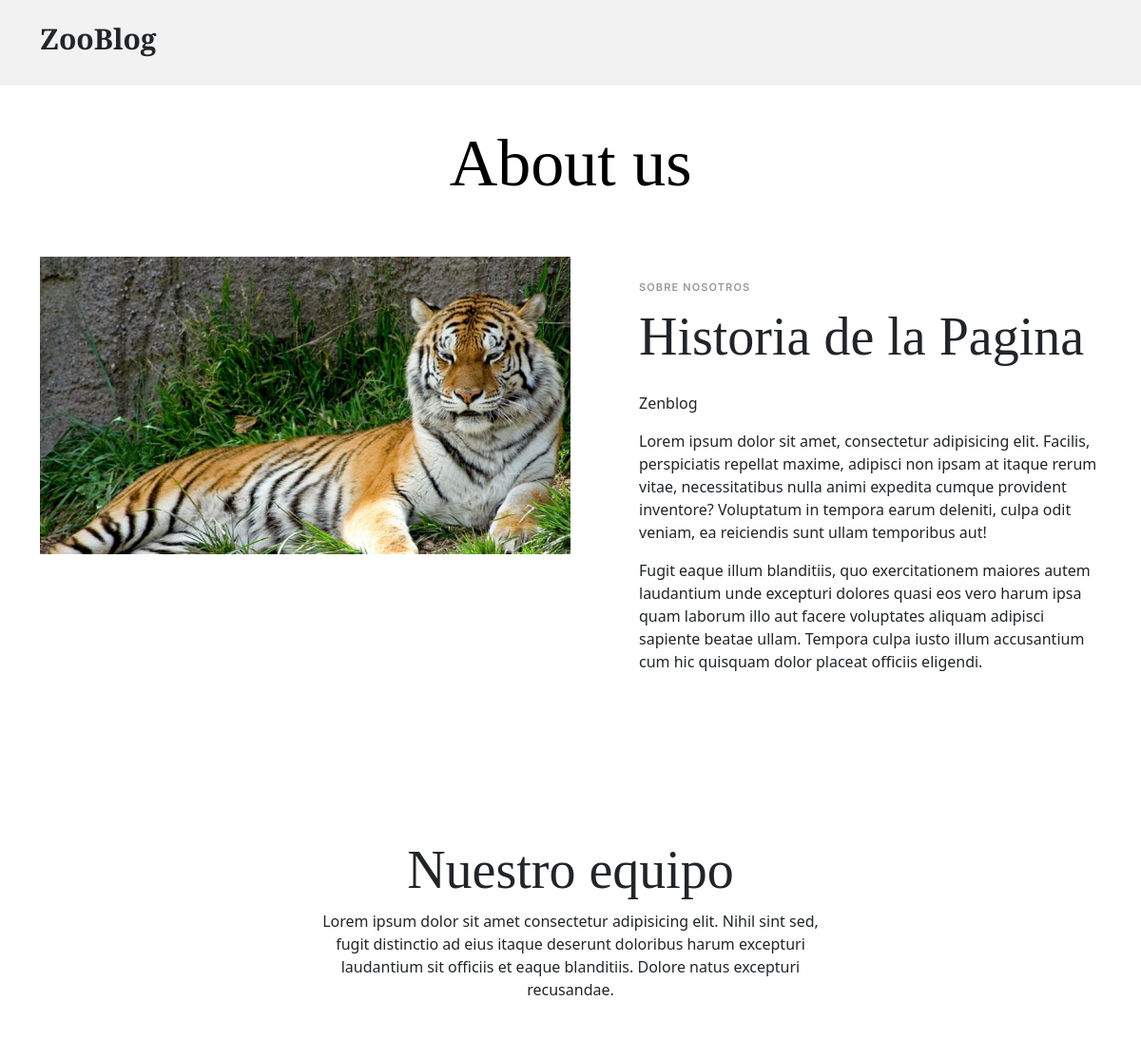
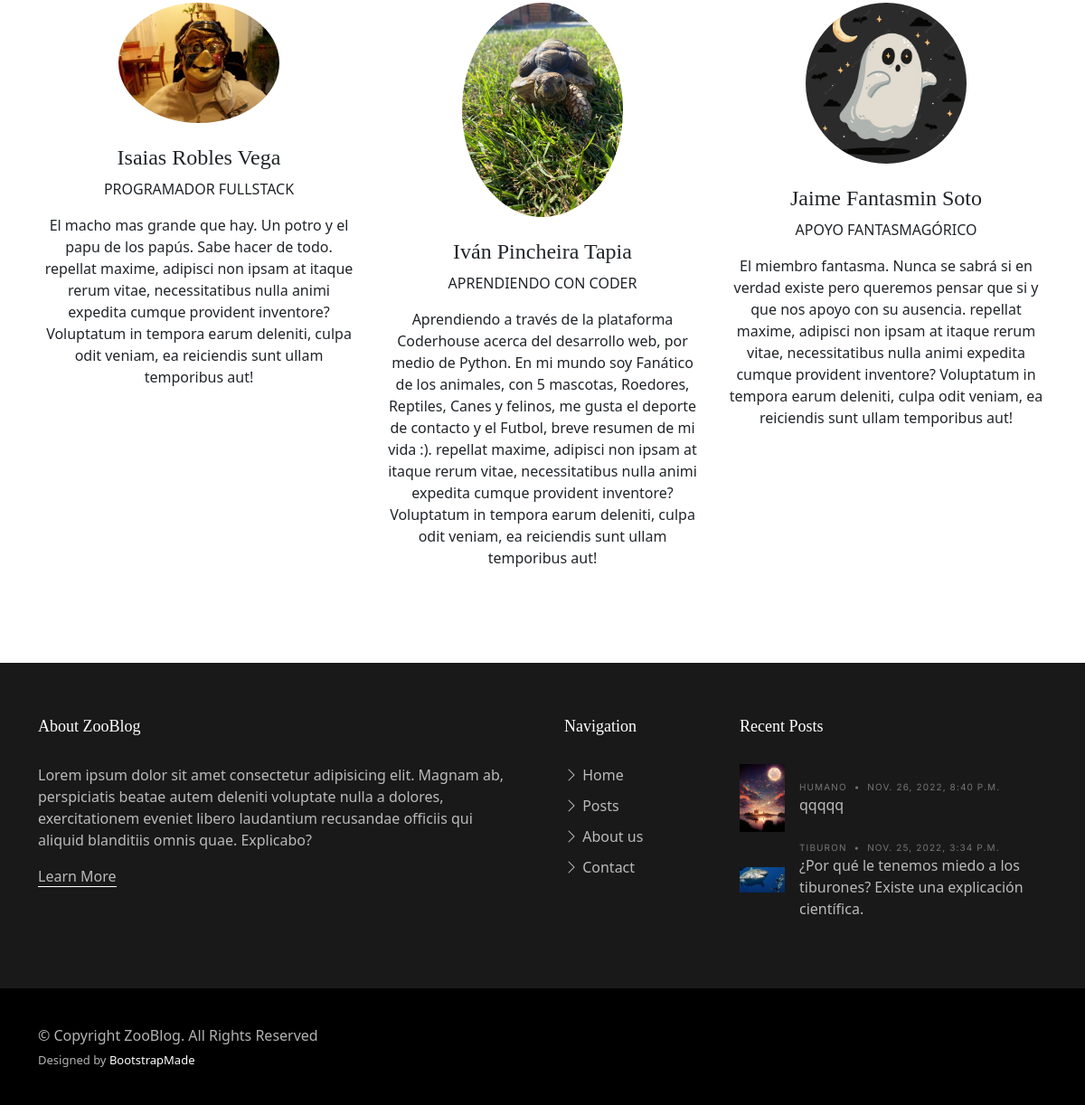
Screenshot of /Appzoologico/About/ with the database file from the repository (2 pictures, top to bottom).
### Appzoologico/models.py (models this page shows, shortened)
class Empleado (models.Model):
    nombre = models.CharField(max_length = 30)
    fecha_dEntrada = models.DateField()
    rol = models.CharField(max_length = 30, default='')
    descripcion = models.TextField(max_length = 300, default='')
    imagenEmpleado = models.ImageField(upload_to='empleadosImg', null=True, blank = True)

class Posteo(models.Model):
    titulo = models.CharField(max_length=80)
    subtitulo = models.TextField(max_length=400)
    posteo = models.TextField(max_length=2000)
    user = models.ForeignKey(User, on_delete=models.CASCADE)
    fecha_post = models.DateTimeField(auto_now=False, auto_now_add=False)
    animal = models.CharField(default='',max_length=80)
    imagen = models.ImageField(upload_to='posts', null=True, blank = True)
    avatar_url = models.CharField(default='',max_length=100)

### Appzoologico/views.py (the view)
# urls.py: path('About/', view_about, name="about"),
def view_about(request):
    empleados = Empleado.objects.all()
    post = Posteo.objects.all()
    postFooter= post[::-1]
    try:
        avatar = Avatar.objects.get(user = request.user)
    except:
        return render(request, "About.html", {"Empleados": empleados, "recentPost": postFooter[0:2]})
    return render(request, "About.html", {"Empleados": empleados, "recentPost": postFooter[0:2], "imgPerfil": avatar.imagen.url})

### Appzoologico/templates/About.html
{% extends 'indexZoo.html' %}
{% load static %}
{% block Main %}
<main id="main">
    <section>
      <div class="container" data-aos="fade-up">
        <div class="row">
          <div class="col-lg-12 text-center mb-5">
            <h1 class="page-title">About us</h1>
          </div>
        </div>
        <div class="row mb-5">
          <div class="d-md-flex post-entry-2 half">
            <a href="#" class="me-4 thumbnail">
              <img src="{% static 'assets/img/tigre.jpeg' %}" alt="" class="img-fluid">
            </a>
            <div class="ps-md-5 mt-4 mt-md-0">
              <div class="post-meta mt-4">Sobre Nosotros</div>
              <h2 class="mb-4 display-4">Historia de la Pagina</h2>
              <p>Zenblog</p>
              <p>Lorem ipsum dolor sit amet, consectetur adipisicing elit. Facilis, perspiciatis repellat maxime, adipisci non ipsam at itaque rerum vitae, necessitatibus nulla animi expedita cumque provident inventore? Voluptatum in tempora earum deleniti, culpa odit veniam, ea reiciendis sunt ullam temporibus aut!</p>
              <p>Fugit eaque illum blanditiis, quo exercitationem maiores autem laudantium unde excepturi dolores quasi eos vero harum ipsa quam laborum illo aut facere voluptates aliquam adipisci sapiente beatae ullam. Tempora culpa iusto illum accusantium cum hic quisquam dolor placeat officiis eligendi.</p>
            </div>
          </div>
        </div>
      </div>
    </section>
    <section>
      <div class="container" data-aos="fade-up">
        <div class="row">
          <div class="col-12 text-center mb-5">
            <div class="row justify-content-center">
              <div class="col-lg-6">
                <h2 class="display-4">Nuestro equipo</h2>
                <p>Lorem ipsum dolor sit amet consectetur adipisicing elit. Nihil sint sed, fugit distinctio ad eius itaque deserunt doloribus harum excepturi laudantium sit officiis et eaque blanditiis. Dolore natus excepturi recusandae.</p>
              </div>
            </div>
          </div>
          {% for persona in Empleados %}
          <div class="col-lg-4 text-center mb-5">
            <img src="{{ persona.imagenEmpleado.url }}" alt="" class="img-fluid rounded-circle w-50 mb-4">
            <h4>{{ persona.nombre }}</h4>
            <span class="d-block mb-3 text-uppercase">{{ persona.rol }}</span>
            <p>{{ persona.descripcion }}. repellat maxime, adipisci non ipsam at itaque rerum vitae, necessitatibus nulla animi expedita cumque provident inventore? Voluptatum in tempora earum deleniti, culpa odit veniam, ea reiciendis sunt ullam temporibus aut!</p>
          </div>
          {% endfor %}
</main>
{% endblock %}

### Appzoologico/templates/indexZoo.html (shortened to what this page needs)
<!DOCTYPE html>
<html lang="en">
<head>
  {% load static %}
  <link href="{% static 'assets/vendor/bootstrap/css/bootstrap.min.css' %}" rel="stylesheet">
  <link href="{% static 'assets/vendor/bootstrap-icons/bootstrap-icons.css' %}" rel="stylesheet">
  <link href="{% static 'assets/vendor/swiper/swiper-bundle.min.css' %}" rel="stylesheet">
  <link href="{% static 'assets/vendor/glightbox/css/glightbox.min.css' %}" rel="stylesheet">
  <link href="{% static 'assets/vendor/aos/aos.css' %}" rel="stylesheet">
  <link href="{% static 'assets/css/variables.css' %}" rel="stylesheet">
  <link href="{% static 'assets/css/main.css' %}" rel="stylesheet">
</head>
<body>
  <header id="header" class="header d-flex align-items-center fixed-top">
    <div class="container-fluid container-xl d-flex align-items-center justify-content-between">
      <a href="{% url 'Home' %}" class="logo d-flex align-items-center col-4">
        <h1>ZooBlog</h1>
      </a>
    </div>
  </header>
  {% block Main %}{% endblock %}
  <footer id="footer" class="footer">
    <div class="footer-content">
      <div class="container">
        <div class="row g-5">
          <div class="col-lg-6">
            <h3 class="footer-heading">About ZooBlog</h3>
            <p>Lorem ipsum dolor sit amet consectetur adipisicing elit. Magnam ab, perspiciatis beatae autem deleniti voluptate nulla a dolores, exercitationem eveniet libero laudantium recusandae officiis qui aliquid blanditiis omnis quae. Explicabo?</p>
            <p><a href="{% url 'about' %}" class="footer-link-more">Learn More</a></p>
          </div>
          <div class="col-6 col-lg-2">
            <h3 class="footer-heading">Navigation</h3>
            <ul class="footer-links list-unstyled">
              <li><a href="{% url 'Home' %}"><i class="bi bi-chevron-right"></i> Home</a></li>
              <li><a href="{% url 'posts' %}"><i class="bi bi-chevron-right"></i> Posts</a></li>
              <li><a href="{% url 'about' %}"><i class="bi bi-chevron-right"></i> About us</a></li>
              <li><a href="{% url 'contact' %}"><i class="bi bi-chevron-right"></i> Contact</a></li>
            </ul>
          </div>
          <div class="col-lg-4">
            <h3 class="footer-heading">Recent Posts</h3>
            <ul class="footer-links footer-blog-entry list-unstyled">
              {% for item in recentPost %}
              <li>
                <a href="{% url 'PostDetalles' item.id %}" class="d-flex align-items-center">
                  <img src="{{ item.imagen.url }}" alt="" class="img-fluid me-3">
                  <div>
                    <div class="post-meta d-block"><span class="date">{{item.animal}}</span> <span class="mx-1">&bullet;</span> <span>{{item.fecha_post}}</span></div>
                    <span>{{item.titulo}}</span>
                  </div>
                </a>
              </li>
              {% endfor %}
            </ul>
          </div>
        </div>
      </div>
    </div>
    <div class="footer-legal">
      <div class="container">
        <div class="row justify-content-between">
          <div class="col-md-6 text-center text-md-start mb-3 mb-md-0">
            <div class="copyright">
              © Copyright <strong><span>ZooBlog</span></strong>. All Rights Reserved
            </div>
            <div class="credits">
              Designed by <a href="https://bootstrapmade.com/">BootstrapMade</a>
            </div>
          </div>
        </div>
      </div>
    </div>
  </footer>
</body>
</html>

### Appzoologico/static/assets/css/variables.css (style rules this page uses)
:root { --font-default: 'EB Garamond', system-ui, -apple-system, "Segoe UI", Roboto, "Helvetica Neue", Arial, "Noto Sans", "Liberation Sans", sans-serif, "Apple Color Emoji", "Segoe UI Emoji", "Segoe UI Symbol", "Noto Color Emoji"; --font-primary: 'EB Garamond', serif; --font-secondary: 'Inter', sans-serif; --color-default: #212529; --color-default-rgb: 33, 37, 41; --color-links: #212529; --color-links-hover: #15171a; --color-primary: #212529; --color-primary-light: #26282c; --color-primary-dark: #0b0c0e; --color-primary-rgb: 33, 37, 41; --color-primary-light-rgb: 38, 40, 44; --color-primary-dark-rgb: 11, 12, 14; --color-secondary: #596d80; --color-secondary-light: #8498aa; --color-secondary-dark: #404f5c; --color-secondary-rgb: 89, 109, 128; --color-secondary-light-rgb: 132, 152, 170; --color-secondary-dark-rgb: 64, 79, 92; --color-blue: #0d6efd; --color-blue-rgb: 13, 110, 253; --color-indigo: #6610f2; --color-indigo-rgb: 102, 16, 242; --color-purple: #6f42c1; --color-purple-rgb: 111, 66, 193; --color-pink: #f3268c; --color-pink-rgb: 243, 38, 140; --color-red: #df1529; --color-red-rgb: 223, 21, 4; --color-orange: #fd7e14; --color-orange-rgb: 253, 126, 20; --color-yellow: #ffc107; --color-yellow-rgb: 255, 193, 7; --color-green: #059652; --color-green-rgb: 5, 150, 82; --color-teal: #20c997; --color-teal-rgb: 32, 201, 151; --color-cyan: #0dcaf0; --color-cyan-rgb: 13, 202, 240; --color-white: #ffffff; --color-white-rgb: 255, 255, 255; --color-gray: #6c757d; --color-gray-rgb: 108, 117, 125; --color-black: #000000; --color-black-rgb: 0, 0, 0; }
:root { --bs-blue: var(--color-blue); --bs-indigo: var(--color-indigo); --bs-purple: var(--color-purple); --bs-pink: var(--color-pink); --bs-red: var(--color-red); --bs-orange: var(--color-orange); --bs-yellow: var(--color-yellow); --bs-green: var(--color-green); --bs-teal: var(--color-teal); --bs-cyan: var(--color-cyan); --bs-white: var(--color-white); --bs-gray: var(--color-gray); --bs-gray-dark: #343a40; --bs-gray-100: #f8f9fa; --bs-gray-200: #e9ecef; --bs-gray-300: #dee2e6; --bs-gray-400: #ced4da; --bs-gray-500: #adb5bd; --bs-gray-600: #6c757d; --bs-gray-700: #495057; --bs-gray-800: #343a40; --bs-gray-900: #212529; --bs-primary: var(--color-blue); --bs-secondary: var(--color-blue); --bs-success: #198754; --bs-info: #0dcaf0; --bs-warning: #ffc107; --bs-danger: #dc3545; --bs-light: #f8f9fa; --bs-dark: #212529; --bs-primary-rgb: var(--color-primary-rgb); --bs-secondary-rgb: var(--color-secondary-rgb); --bs-success-rgb: 25, 135, 84; --bs-info-rgb: 13, 202, 240; --bs-warning-rgb: 255, 193, 7; --bs-danger-rgb: 220, 53, 69; --bs-light-rgb: 248, 249, 250; --bs-dark-rgb: 33, 37, 41; --bs-white-rgb: var(--color-white-rgb); --bs-black-rgb: var(--color-black-rgb); --bs-body-color-rgb: var(--color-default-rgb); --bs-body-bg-rgb: 255, 255, 255; --bs-font-sans-serif: var(--font-default); --bs-font-monospace: SFMono-Regular, Menlo, Monaco, Consolas, "Liberation Mono", "Courier New", monospace; --bs-gradient: linear-gradient(180deg, rgba(255, 255, 255, 0.15), rgba(255, 255, 255, 0)); --bs-body-font-family: var(--font-default); --bs-body-font-size: 1rem; --bs-body-font-weight: 400; --bs-body-line-height: 1.5; --bs-body-color: var(--color-default); --bs-body-bg: #fff; }

### rows the page displays
Empleado: imagenEmpleado (picture), nombre "Isaias Robles Vega", rol "PROGRAMADOR FULLSTACK", descripcion "El macho mas grande que hay. Un potro y el papu de los papús. Sabe hacer de todo"
Empleado: imagenEmpleado (picture), nombre "Iván Pincheira Tapia", rol "APRENDIENDO CON CODER", descripcion "Aprendiendo a través de la plataforma Coderhouse acerca del desarrollo web, por medio de Python. En mi mundo soy Fanático de los animales, con 5 mascotas, Roedores, Reptiles, Canes y felinos, me gusta el deporte de contacto y el Futbol, breve resumen de mi vida :)"
Empleado: imagenEmpleado (picture), nombre "Jaime Fantasmin Soto", rol "APOYO FANTASMAGÓRICO", descripcion "El miembro fantasma. Nunca se sabrá si en verdad existe pero queremos pensar que si y que nos apoyo con su ausencia"
Posteo: imagen (picture), animal "HUMANO", fecha_post "NOV. 26, 2022, 8:40 P.M.", titulo "qqqqq"
Posteo: imagen (picture), animal "TIBURON", fecha_post "NOV. 25, 2022, 3:34 P.M.", titulo "¿Por qué le tenemos miedo a los tiburones? Existe una explicación científica."
